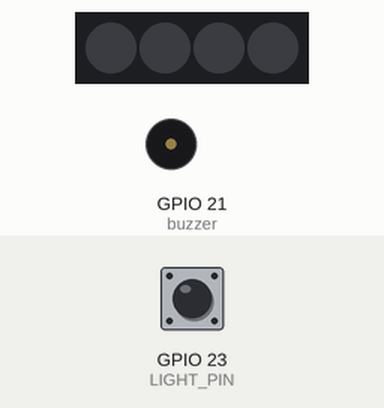
A program run on a simulated Raspberry Pi (BCM pin numbers). On the bench: 4 RGB LEDs in strip order, left to right, buzzer (waves = sounding, pin HIGH). The inputs (shaded band) are chosen by the test bench; at power-on: GPIO 23 (LIGHT_PIN) HIGH. The clock reads 2024-03-15 10:24:30 at power-on unless the program sets it; files the program writes start out absent; what the program prints to the terminal is not drawn.

Above: at 1.7 s.
1.8 s: GPIO 23 (LIGHT_PIN) pulsed LOW 2 times (0.12 s each, 0.3 s apart)
At 2.5 s:
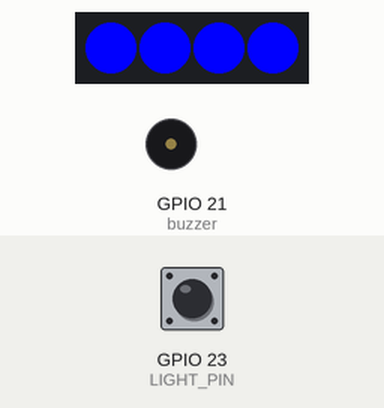
Timing chart, 0 to 6.4 s (numbered marks = the images above; inputs shaded):
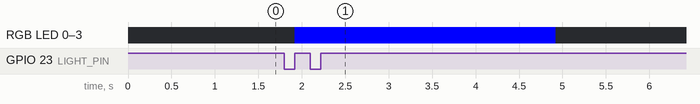

The program:

jodo_to_neopixel.py
```python
import RPi.GPIO as GPIO
import time
import board
import neopixel
import schedule


pixels = neopixel.NeoPixel(board.D10,4)
buzzer = 21
scale = [261, 294, 329, 349, 392, 392, 392]

GPIO.setup(buzzer,GPIO.OUT)
p = GPIO.PWM(buzzer,600)
time.sleep(0.5)


while True:

    GPIO.setmode(GPIO.BCM) # setting GPIO pins for using sensor
    GPIO.setwarnings(False) # prohibit any warnings of GPIO
    LIGHT_PIN = 23

    GPIO.setup(LIGHT_PIN, GPIO.IN) # setup GPIO Pin (Sensor, IN&OUT)

    lOld = not GPIO.input(LIGHT_PIN)
  #setting value

    if GPIO.input(LIGHT_PIN) == lOld:
   # if GPIO.input(LIGHT_PIN):
      #print ('Take this pill with LED :D')
        pixels.fill((0,0,255))
        pixels.show()
        time.sleep(3)
        pixels.fill((0,0,0))
        f = open('/home/pi/jodo_time.txt','w')
        import datetime
        now = datetime.datetime.now().strftime("%Y%m%d %H:%M:%S")
        print(now)

        f.write(now)
        f.close()
        time.sleep(5)
#     print(lOld)
#     time.sleep(0.2)

"""
    else:
        p.start(50)
        try:
            for i in range(7):
                p.ChangeFrequency(scale[i])
                time.sleep(0.5)

        finally:
            p.stop()
            GPIO.cleanup()

    #else:
     # print ('')

   # lOld = not GPIO.input(LIGHT_PIN)
"""
```

Measured:
- after the input at 1.8 s, RGB LED 0–3: off → RGB(0, 0, 255) after 0.12 s, → off 3.0 s later
